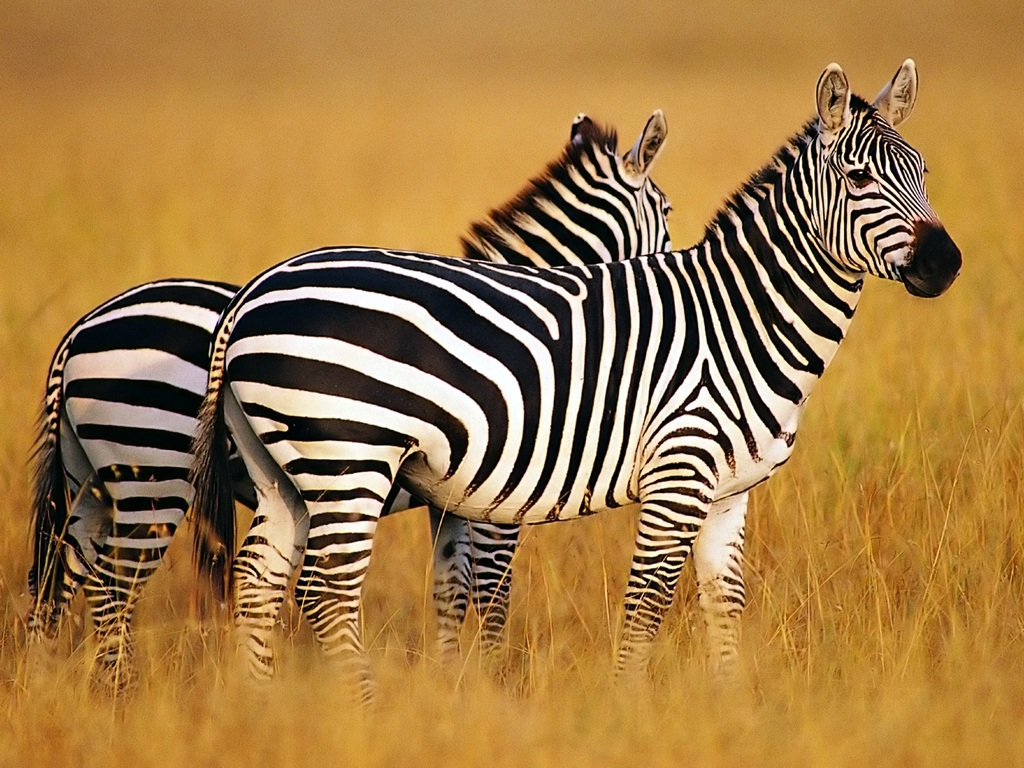
%> input picture Assignment3/img1.jpg, 1024 x 768 px
$ octave homework3_2.m   (GNU Octave 9; MATLAB toolbox functions it lacks are replaced by stand-ins)
%> lines starting %> are read from the running program, lines starting %| are printed output that depends on the picture
### Assignment3/derivative_of_gaussian.m
function [ gauss_filt ] = derivative_of_gaussian( img, sigma )
    gauss_filt = fspecial('gaussian', [ 5 5 ], sigma);
    [ gauss_filtx, gauss_filty ] = gradient(gauss_filt);

    figure;
    subplot(1,2,1);
    imagesc(gauss_filtx);
    title(strcat('2D Gaussian - Horizontal - \sigma=', int2str(sigma)));
    colorbar;
    colormap jet;
    subplot(1,2,2);
    imagesc(gauss_filty);
    title(strcat('2D Gaussian - Vertical - \sigma=', int2str(sigma)));
    colorbar;
    colormap jet;
    print(strcat('output/output3_2_','filter_kernel_',int2str(sigma)), '-dpng');
    close;

    img_gfx = imfilter(img, gauss_filtx);
    img_gfy = imfilter(img, gauss_filty);

    figure;
    subplot(1,3,1);
    imshow(img);
    title('Grayscale Image');
    subplot(1,3,2);
    imshow(img_gfx);
    title(strcat('Horizontal Gaussian \sigma=', int2str(sigma)));
    subplot(1,3,3);
    imshow(img_gfy);
    title(strcat('Vertical Gaussian \sigma=', int2str(sigma)));
    print(strcat('output/output3_2_','gauss_sig',int2str(sigma)), '-dpng');
    close;
end

### Assignment3/homework3_2.m
img = im2double(rgb2gray(imread('img1.jpg')));
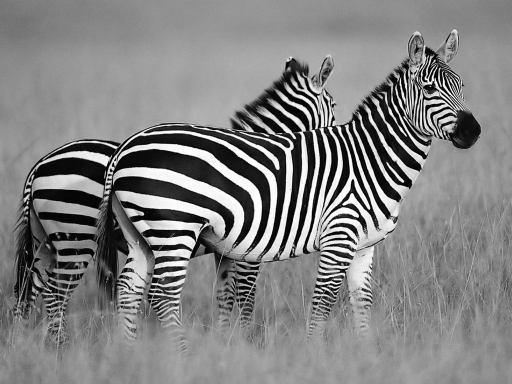
%> img: size 768x1024 double (shown at 1/2 size); min 0, max 1, mean 0.509

% Finding the filtering of image using the derivative of a Gaussian
% in the x and y direction for different values of sigma
% Also returns the 2D Gaussian Filter
gauss_filt1 = derivative_of_gaussian(img, 1);
%> in derivative_of_gaussian, `colormap jet;`:
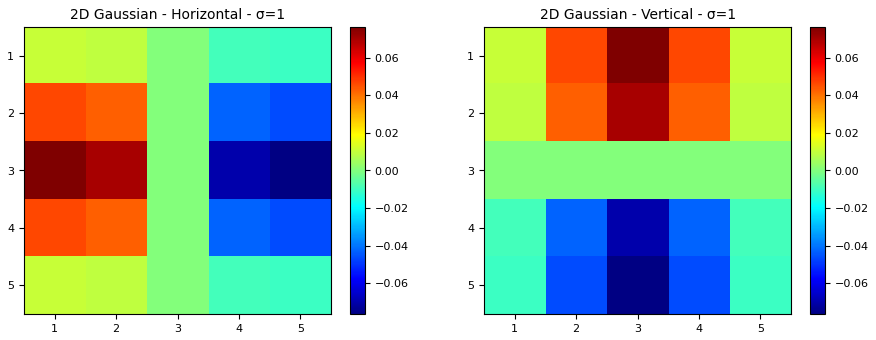
%> figure redrawn from the program's plot data, 2 panels
%> in derivative_of_gaussian, `imshow(img_gfy);`:
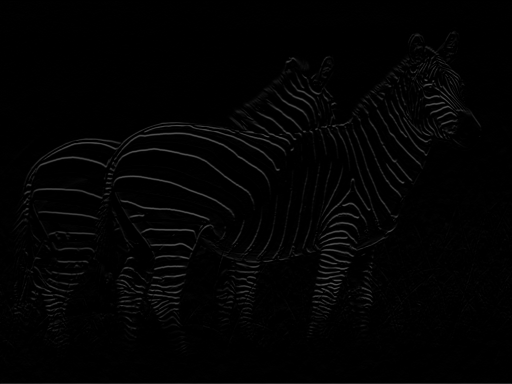
%> displayed picture: size 768x1024, on the screen's scale of 0 to 255 (shown at 1/2 size); min 0, max 89, mean 2.9
%> gauss_filt1 = [0.00297 0.0133 0.0219 0.0133 0.00297; 0.0133 0.0596 0.0983 0.0596 0.0133; 0.0219 0.0983 0.162 0.0983 0.0219; 0.0133 0.0596 0.0983 0.0596 0.0133; 0.00297 0.0133 0.0219 0.0133 0.00297]
gauss_filt2 = derivative_of_gaussian(img, 2);
%> call 2 of derivative_of_gaussian, with sigma = 2
%> in derivative_of_gaussian (call 2), `imshow(img_gfy);`:
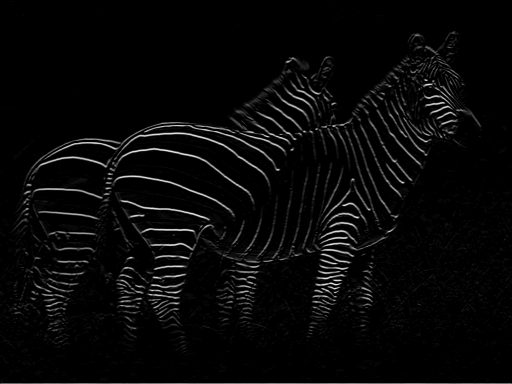
%> displayed picture: size 768x1024, on the screen's scale of 0 to 255 (shown at 1/2 size); min 0, max 29, mean 0.9; drawn with min black and max white
%> gauss_filt2 = [0.0232 0.0338 0.0383 0.0338 0.0232; 0.0338 0.0492 0.0558 0.0492 0.0338; 0.0383 0.0558 0.0632 0.0558 0.0383; 0.0338 0.0492 0.0558 0.0492 0.0338; 0.0232 0.0338 0.0383 0.0338 0.0232]
gauss_filt4 = derivative_of_gaussian(img, 4);
%> call 3 of derivative_of_gaussian, with sigma = 4
%> in derivative_of_gaussian (call 3), `colormap jet;`:
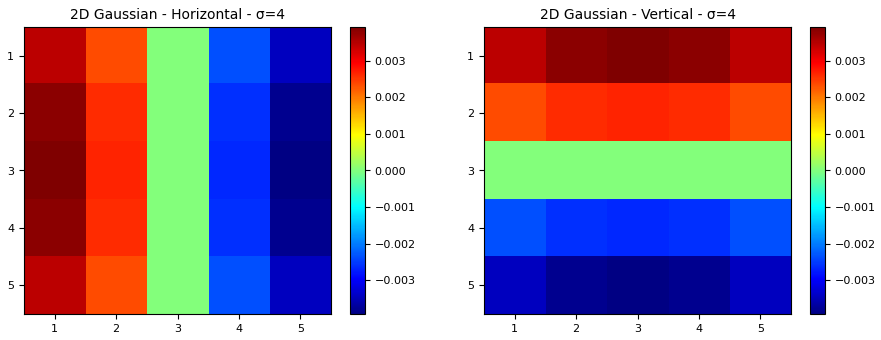
%> figure redrawn from the program's plot data, 2 panels
%> gauss_filt4 = [0.0352 0.0387 0.0399 0.0387 0.0352; 0.0387 0.0425 0.0438 0.0425 0.0387; 0.0399 0.0438 0.0452 0.0438 0.0399; 0.0387 0.0425 0.0438 0.0425 0.0387; 0.0352 0.0387 0.0399 0.0387 0.0352]


% Forming Center Surround Filters as a difference of two gaussian functions
center_surround_filter1 = gauss_filt2 - gauss_filt1;
%> center_surround_filter1 = [0.0203 0.0205 0.0164 0.0205 0.0203; 0.0205 -0.0104 -0.0426 -0.0104 0.0205; 0.0164 -0.0426 -0.0989 -0.0426 0.0164; 0.0205 -0.0104 -0.0426 -0.0104 0.0205; 0.0203 0.0205 0.0164 0.0205 0.0203]
center_surround_filter2 = gauss_filt4 - gauss_filt2;
%> center_surround_filter2 = [0.012 0.00484 0.00156 0.00484 0.012; 0.00484 -0.00675 -0.012 -0.00675 0.00484; 0.00156 -0.012 -0.018 -0.012 0.00156; 0.00484 -0.00675 -0.012 -0.00675 0.00484; 0.012 0.00484 0.00156 0.00484 0.012]

% Displaying the result of using the center surround filter
img_cs1 = imfilter(img, center_surround_filter1);
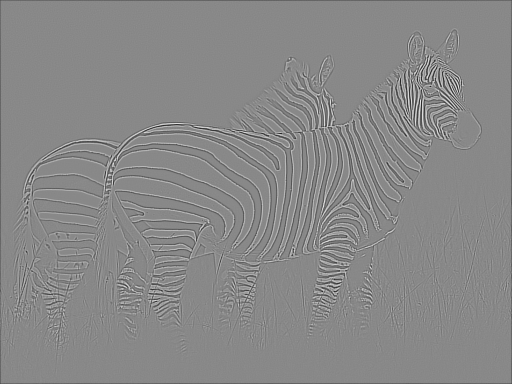
%> img_cs1: size 768x1024 double (shown at 1/2 size); min -0.193, max 0.167, mean -0.000427; drawn with min black and max white
img_cs2 = imfilter(img, center_surround_filter2);

figure;
subplot(1,2,1);
imagesc(center_surround_filter1);
colorbar;
colormap jet;
title('Center Surround Filter - 1');
subplot(1,2,2);
imagesc(center_surround_filter2);
colorbar;
colormap jet;
title('Center Surround Filter - 2');
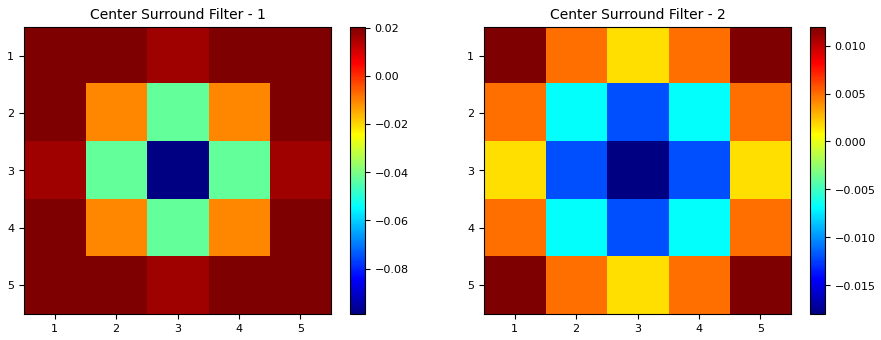
%> figure redrawn from the program's plot data, 2 panels
print('output/output_3_2_csf_kernel', '-dpng');
close;


figure;
subplot(1,3,1);
imshow(img);
title('Grasycale Image');
subplot(1,3,2);
imshow(mat2gray(img_cs1));
title('Center Surround Filtered - 1');
subplot(1,3,3);
imshow(mat2gray(img_cs2));
title('Center Surround Filtered - 1');
print('output/output_3_2_csf', '-dpng');
close;

$ run again, with Assignment3/img2.jpg copied over Assignment3/img1.jpg
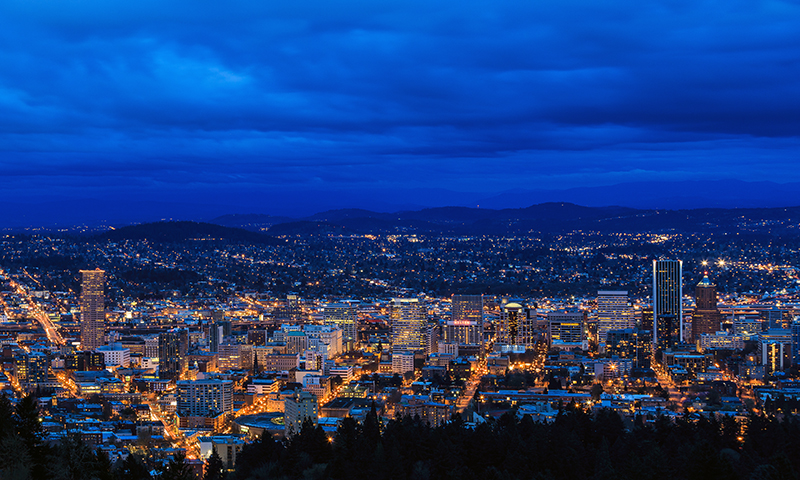
%> input picture Assignment3/img2.jpg, 800 x 480 px
%> gauss_filt1 = [0.00297 0.0133 0.0219 0.0133 0.00297; 0.0133 0.0596 0.0983 0.0596 0.0133; 0.0219 0.0983 0.162 0.0983 0.0219; 0.0133 0.0596 0.0983 0.0596 0.0133; 0.00297 0.0133 0.0219 0.0133 0.00297]
%> in derivative_of_gaussian (call 2), `imshow(img_gfy);`:
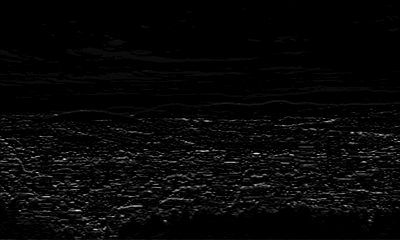
%> displayed picture: size 480x800, on the screen's scale of 0 to 255 (shown at 1/2 size); min 0, max 23, mean 0.6; drawn with min black and max white
%> gauss_filt2 = [0.0232 0.0338 0.0383 0.0338 0.0232; 0.0338 0.0492 0.0558 0.0492 0.0338; 0.0383 0.0558 0.0632 0.0558 0.0383; 0.0338 0.0492 0.0558 0.0492 0.0338; 0.0232 0.0338 0.0383 0.0338 0.0232]
%> gauss_filt4 = [0.0352 0.0387 0.0399 0.0387 0.0352; 0.0387 0.0425 0.0438 0.0425 0.0387; 0.0399 0.0438 0.0452 0.0438 0.0399; 0.0387 0.0425 0.0438 0.0425 0.0387; 0.0352 0.0387 0.0399 0.0387 0.0352]
%> center_surround_filter1 = [0.0203 0.0205 0.0164 0.0205 0.0203; 0.0205 -0.0104 -0.0426 -0.0104 0.0205; 0.0164 -0.0426 -0.0989 -0.0426 0.0164; 0.0205 -0.0104 -0.0426 -0.0104 0.0205; 0.0203 0.0205 0.0164 0.0205 0.0203]
%> center_surround_filter2 = [0.012 0.00484 0.00156 0.00484 0.012; 0.00484 -0.00675 -0.012 -0.00675 0.00484; 0.00156 -0.012 -0.018 -0.012 0.00156; 0.00484 -0.00675 -0.012 -0.00675 0.00484; 0.012 0.00484 0.00156 0.00484 0.012]
%> `img_cs1 = imfilter(img, center_surround_filter1);`:
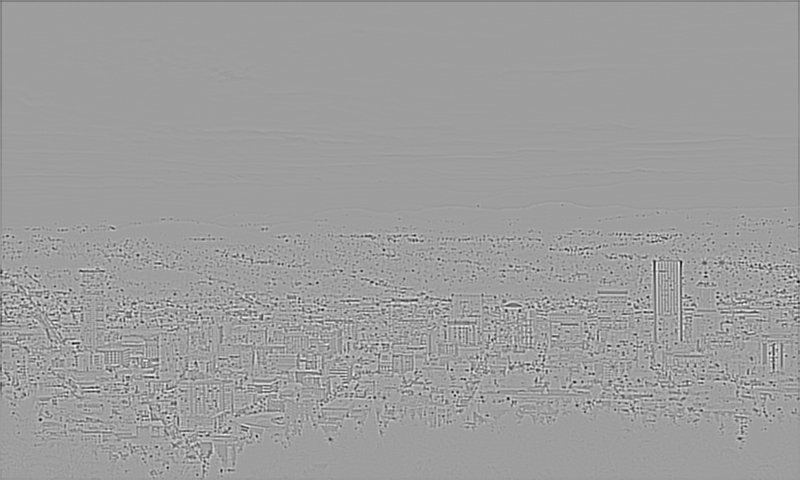
%> img_cs1: size 480x800 double; min -0.207, max 0.127, mean -0.000241; drawn with min black and max white

$ run again, with Assignment3/img3.jpg copied over Assignment3/img1.jpg
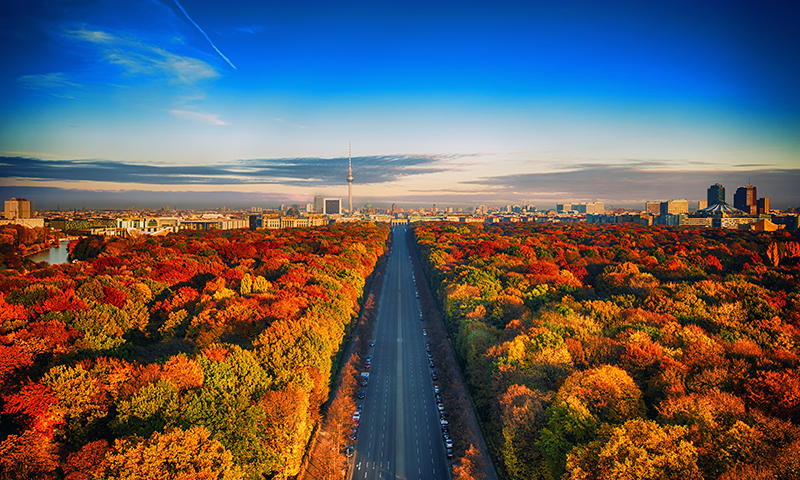
%> input picture Assignment3/img3.jpg, 800 x 480 px
%> gauss_filt1 = [0.00297 0.0133 0.0219 0.0133 0.00297; 0.0133 0.0596 0.0983 0.0596 0.0133; 0.0219 0.0983 0.162 0.0983 0.0219; 0.0133 0.0596 0.0983 0.0596 0.0133; 0.00297 0.0133 0.0219 0.0133 0.00297]
%> in derivative_of_gaussian (call 2), `imshow(img_gfy);`:
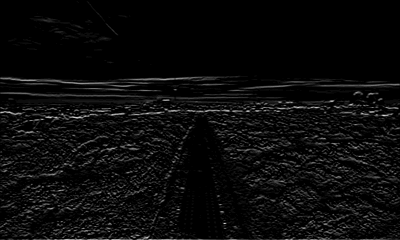
%> displayed picture: size 480x800, on the screen's scale of 0 to 255 (shown at 1/2 size); min 0, max 19, mean 0.827; drawn with min black and max white
%> gauss_filt2 = [0.0232 0.0338 0.0383 0.0338 0.0232; 0.0338 0.0492 0.0558 0.0492 0.0338; 0.0383 0.0558 0.0632 0.0558 0.0383; 0.0338 0.0492 0.0558 0.0492 0.0338; 0.0232 0.0338 0.0383 0.0338 0.0232]
%> gauss_filt4 = [0.0352 0.0387 0.0399 0.0387 0.0352; 0.0387 0.0425 0.0438 0.0425 0.0387; 0.0399 0.0438 0.0452 0.0438 0.0399; 0.0387 0.0425 0.0438 0.0425 0.0387; 0.0352 0.0387 0.0399 0.0387 0.0352]
%> center_surround_filter1 = [0.0203 0.0205 0.0164 0.0205 0.0203; 0.0205 -0.0104 -0.0426 -0.0104 0.0205; 0.0164 -0.0426 -0.0989 -0.0426 0.0164; 0.0205 -0.0104 -0.0426 -0.0104 0.0205; 0.0203 0.0205 0.0164 0.0205 0.0203]
%> center_surround_filter2 = [0.012 0.00484 0.00156 0.00484 0.012; 0.00484 -0.00675 -0.012 -0.00675 0.00484; 0.00156 -0.012 -0.018 -0.012 0.00156; 0.00484 -0.00675 -0.012 -0.00675 0.00484; 0.012 0.00484 0.00156 0.00484 0.012]
%> `img_cs1 = imfilter(img, center_surround_filter1);`:
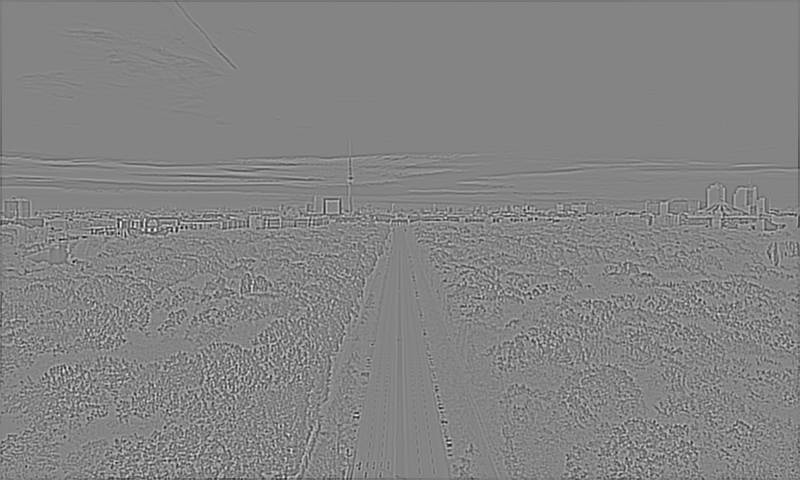
%> img_cs1: size 480x800 double; min -0.167, max 0.155, mean -0.000257; drawn with min black and max white
